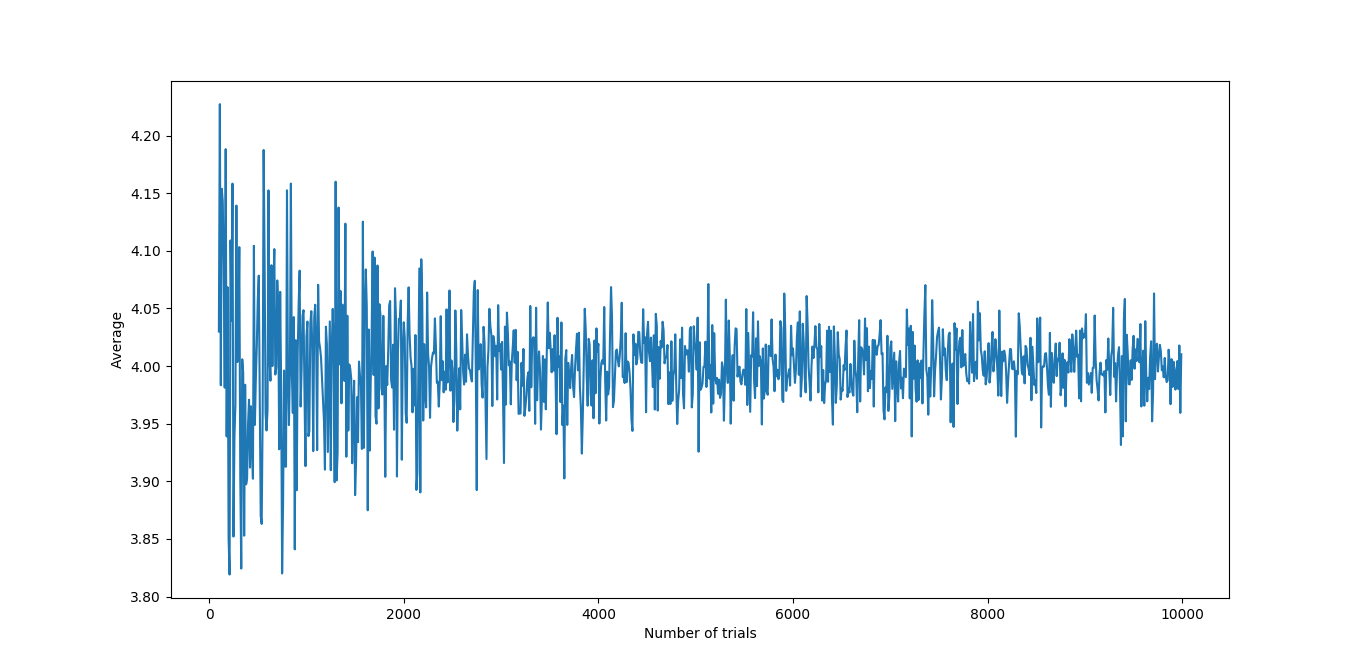

Python code for this plot:
#!/usr/bin/python
import random
from matplotlib import pyplot as plt

def random_variables_of_dice_roll():
    return random.randint(1, 7)


num_trials = range(100,10000,10)
avgs=[]
for num_trial  in num_trials:
    trials=[]
    for trial in range(num_trial):
        trials.append(random_variables_of_dice_roll())
    avgs.append(sum(trials)/float(num_trial))
plt.plot(num_trials,avgs)
plt.xlabel("Number of trials")
plt.ylabel("Average")
plt.show()
